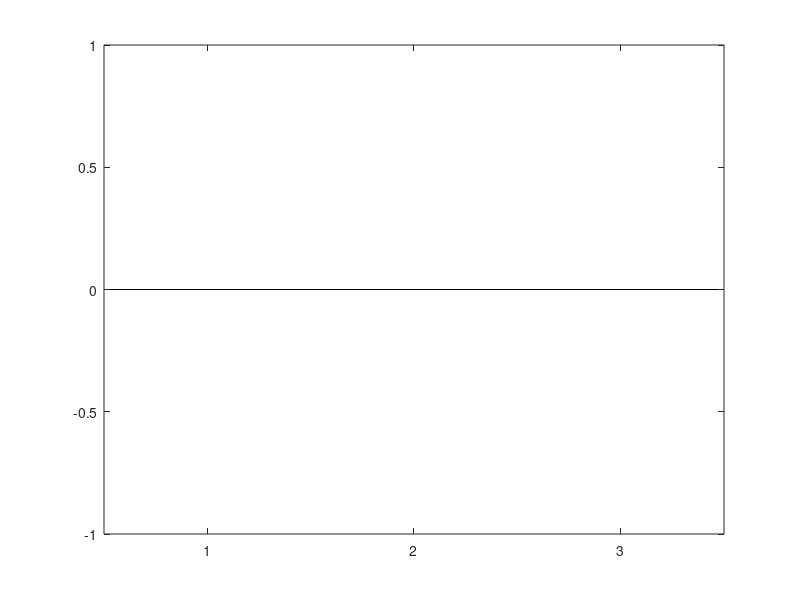

Recreate this plot in MATLAB. (Note: this script raises an error after producing the figure.)
% Plot_BarResults.m  (Experiments version)
% =========================================================================
% Grouped bar charts comparing identified Langevin parameters
% — igPC vs. KM method, one figure per operating condition —
% → paper Fig. 12
%
% DESCRIPTION
%   For each operating condition (ns = 1…5) loads the identified parameter
%   vectors from the igPC and KM output files and plots a grouped bar chart
%   with three parameter groups on the x-axis:
%     (1)  ν  — linear growth rate               [rad/s]
%     (2)  κ  — nonlinear saturation  κ = 8·b
%     (3)  c  — diffusion coefficient
%   Each group has two bars: KM (red) and igPC (blue).
%
% INPUT
%   ../DATA/ns_<ns>_<CASE>_<BIN>_fromigPC.mat
%   ../DATA/ns_<ns>_fromKMCoeffs.mat          — if KM_SOURCE = 'PDFMatrix'
%   ../DATA/ns_<ns>_fromKMDirect.mat          — if KM_SOURCE = 'Direct'
%
% OUTPUT  (one PDF per operating condition)
%   ./Fig12_ns<ns>_ExpBars_<KM_SOURCE>.pdf
%
% DATA REFERENCE
%   Noiray, N. & Denisov, A. (2017).  Proc. Combust. Inst. 36, 3843-3850.
%
% SEE ALSO
%   OOID_igPC.m          — igPC identification
%   OOID_KM_PDFMatrix.m  — KM PDF-matrix identification
%   OOID_KM_Direct.m     — KM direct-binning identification
%   Plot_AmplitudePDF.m  — paper Fig. 11
% =========================================================================

clear all
close all
clc

% =========================================================================
%% USER OPTIONS
% =========================================================================

%ns_vec = 1:5;      % operating conditions to include
ns_vec = [3,5];      % operating conditions to include

% igPC settings — must match the files produced by OOID_igPC.m
CASE = 'CorrectionTwoLevels';   % 'NoCorrection' | 'CorrectionTwoLevels'
BIN  = 'NOP';                   % 'NOP'           | 'YES'

% KM source for the benchmark comparison
KM_SOURCE = 'Direct';   % 'PDFMatrix' | 'Direct'

save_figs = true;  % true  → save one PDF per condition to current folder
                   % false → display without saving

% =========================================================================
%% COLLECT IDENTIFIED PARAMETERS
% =========================================================================

Nc = length(ns_vec);

nu_igPC    = NaN(1, Nc);
kappa_igPC = NaN(1, Nc);
c_igPC     = NaN(1, Nc);

nu_KM      = NaN(1, Nc);
kappa_KM   = NaN(1, Nc);
c_KM       = NaN(1, Nc);

for nn = 1:Nc

    ns = ns_vec(nn);

    % --- igPC ---
    file_igPC = ['../DATA/ns_', num2str(ns), '_', CASE, '_', BIN, '_fromigPC.mat'];
    if exist(file_igPC, 'file')
        tmp = load(file_igPC, 'params_hat');
        nu_igPC(nn)    = tmp.params_hat(1);
        kappa_igPC(nn) = 8 * tmp.params_hat(2);
        c_igPC(nn)     = tmp.params_hat(3);
    else
        warning('File not found: %s', file_igPC)
    end

    % --- KM ---
    switch KM_SOURCE
        case 'PDFMatrix'
            file_KM = ['../DATA/ns_', num2str(ns), '_fromKMMatrix.mat'];
        case 'Direct'
            file_KM = ['../DATA/ns_', num2str(ns), '_fromKMDirect.mat'];
        otherwise
            error('KM_SOURCE must be ''PDFMatrix'' or ''Direct''.')
    end

    if exist(file_KM, 'file')
        tmp = load(file_KM, 'params_hat');
        nu_KM(nn)    = tmp.params_hat(1);
        kappa_KM(nn) = 8 * tmp.params_hat(2);
        c_KM(nn)     = tmp.params_hat(3);
    else
        warning('File not found: %s', file_KM)
    end

end

% =========================================================================
%% PLOT  —  one figure per operating condition
%
%   Each figure: grouped bar chart with 3 parameter groups × 2 bars
%     group 1: ν      (linear growth rate)
%     group 2: κ = 8b (nonlinear saturation)
%     group 3: c      (diffusion coefficient)
%   Bar 1 (red):  KM
%   Bar 2 (blue): igPC
% =========================================================================

cKM   = [0.75  0.15  0.15];   % dark red  — KM
cigPC = [0.15  0.35  0.75];   % dark blue — igPC
bar_w = 0.5;                  % relative bar width

for nn = 1:Nc

    ns = ns_vec(nn);

    % data(1,:) = KM   values: [ν, κ, c]
    % data(2,:) = igPC values: [ν, κ, c]
    % bar(data', 'grouped') → 3 groups on x-axis, 2 bars per group
    data = [nu_KM(nn),    kappa_KM(nn),    c_KM(nn);
            nu_igPC(nn),  kappa_igPC(nn),  c_igPC(nn)];

    fig_h = figure(100 + ns);
    clf
    set(fig_h, 'Units', 'centimeters', 'Position', [2 2 10 10])

    b = bar(data', bar_w, 'grouped');
    b(1).FaceColor = cKM;
    b(2).FaceColor = cigPC;
    b(1).EdgeColor = 'none';
    b(2).EdgeColor = 'none';

    set(gca, 'XTick', [1 2 3], 'FontSize', 20)
    xticklabels({'\nu', '\kappa', 'c'})
    legend({'KM', 'igPC'}, 'Location', 'northwest', 'FontSize', 14)

    grid on
    ax = gca;
    ax.YGrid = 'on';
    ax.XGrid = 'off';
    ax.TickDir = 'out';

    title(['Operating condition  ns = ', num2str(ns)], 'FontSize', 14)

    % ---- Save ----
    if save_figs
        out_file = ['./Fig12_ns', num2str(ns), '_ExpBars_', KM_SOURCE, '.pdf'];
        set(fig_h, 'PaperUnits', 'centimeters', 'PaperSize', [10 10], ...
                   'PaperPosition', [0 0 10 10])
        saveas(fig_h, out_file)
        fprintf('Saved: %s\n', out_file)
    end

end
